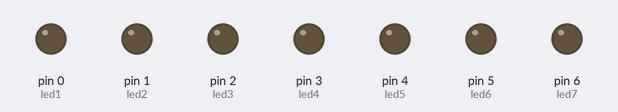
Bench run of a sketch on a simulated Arduino Uno, built with avr-gcc and run on an emulated ATmega328P. On the bench: output pins drawn as LEDs (lit = HIGH).

Above: at 0.34 s.
At 1.7 s:
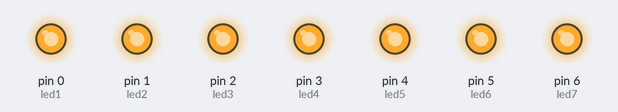
Timing chart, 0 to 3.0 s (numbered marks = the images above):
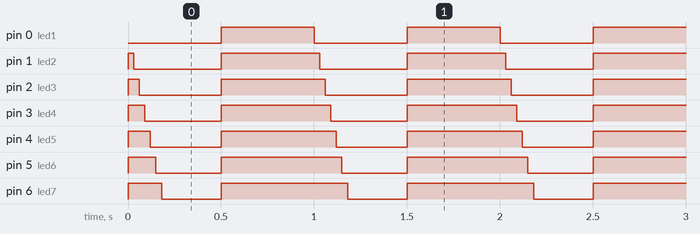

The sketch:

led_swing.ino
```cpp
#define led1 0
#define led2 1
#define led3 2
#define led4 3
#define led5 4
#define led6 5
#define led7 6
#define led8 7

int a = 0;
int b = 0;

void setup() {
  // put your setup code here, to run once:
  pinMode(led1, OUTPUT);
  pinMode(led2, OUTPUT);
  pinMode(led3, OUTPUT);
  pinMode(led4, OUTPUT);
  pinMode(led5, OUTPUT);
  pinMode(led6, OUTPUT);
  pinMode(led7, OUTPUT);
  //pinMode(led8, OUTPUT);

  offAll();

  a = 30;
}

void loop() {
  // put your main code here, to run repeatedly:
  digitalWrite(led1, LOW);
  delay(a);
  digitalWrite(led2, LOW);
  delay(a);
  digitalWrite(led3, LOW);
  delay(a);
  digitalWrite(led4, LOW);
  delay(a);
  digitalWrite(led5, LOW);
  delay(a);
  digitalWrite(led6, LOW);
  delay(a);
  digitalWrite(led7, LOW);
  //delay(a);
  //digitalWrite(led8, LOW);

  b = 500-a*6;
  delay(b);

  offAll();
  delay(500);

}

void offAll() {
  digitalWrite(led1, HIGH);
  digitalWrite(led2, HIGH);
  digitalWrite(led3, HIGH);
  digitalWrite(led4, HIGH);
  digitalWrite(led5, HIGH);
  digitalWrite(led6, HIGH);
  digitalWrite(led7, HIGH);
  //digitalWrite(led8, HIGH);
}
```

Measured:
- by itself, pin 0 (led1): alternates HIGH for 0.50 s and LOW for 0.50 s
- by itself, pin 1 (led2): alternates HIGH for 0.53 s and LOW for 0.47 s
- by itself, pin 2 (led3): alternates HIGH for 0.56 s and LOW for 0.44 s
- by itself, pin 3 (led4): alternates HIGH for 0.59 s and LOW for 0.41 s
- by itself, pin 4 (led5): alternates HIGH for 0.62 s and LOW for 0.38 s
- by itself, pin 5 (led6): alternates HIGH for 0.65 s and LOW for 0.35 s
- by itself, pin 6 (led7): alternates HIGH for 0.68 s and LOW for 0.32 s
